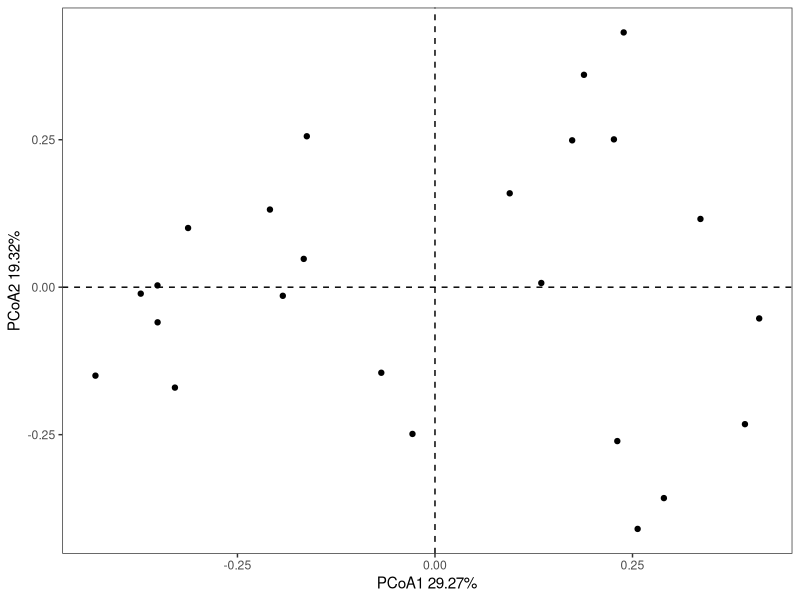
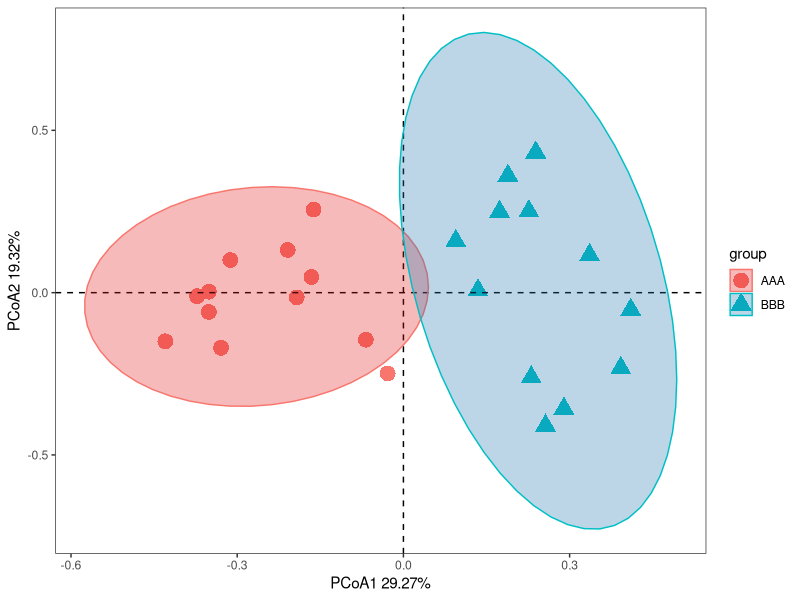

Source code (R) for these figures, in order:
library(vegan)
library(ggplot2)
library(ape)
# PCoA无分组，无置信椭圆
data("varespec")
df <- varespec
rownames(df) <- paste0("site",1:24)
bray_dist <- vegdist(df,method = "bray")
df.pcoa <- pcoa(bray_dist)

df.plot <- data.frame(df.pcoa$vectors)
x_label <- round(df.pcoa$values$Rel_corr_eig[1]*100,2)
y_label <- round(df.pcoa$values$Rel_corr_eig[2]*100,2)
ggplot(data=df.plot,aes(x=Axis.1,y=Axis.2))+
  geom_point()+
  theme_bw()+
  theme(panel.grid = element_blank())+
  geom_vline(xintercept = 0,lty="dashed")+
  geom_hline(yintercept = 0,lty="dashed")+
  labs(x=paste0("PCoA1 ",x_label,"%"),
       y=paste0("PCoA2 ",y_label,"%"))

# PCoA有分组，有置信椭圆
df.plot$group<-ifelse(df.plot$Axis.1<0,"AAA","BBB")
ggplot(data=df.plot,aes(x=Axis.1,y=Axis.2,
                        color=group,shape=group))+
  geom_point(size=5)+
  theme_bw()+
  theme(panel.grid = element_blank())+
  geom_vline(xintercept = 0,lty="dashed")+
  geom_hline(yintercept = 0,lty="dashed")+
  labs(x=paste0("PCoA1 ",x_label,"%"),
       y=paste0("PCoA2 ",y_label,"%"))+
  stat_ellipse(data=df.plot,
               geom = "polygon",
               aes(fill=group),
               alpha=0.3)+
  scale_fill_manual(values = c("#e31a1c","#1f78b4"))

# p <- p + scale_color_manual(values = mycol) +
  # labs(title = paste0("PERMANOVA ", "Pvalue: ", pval)) +
  # theme(
    # plot.title = element_text(hjust = 0.5, size = 20, face = "bold"),
    # legend.title = element_text(size = 20),
    # legend.text = element_text(size = 18),
    # axis.title.x = element_text(size = 20),
    # axis.title.y = element_text(size = 20),
    # axis.text.x = element_text(size = 18),
    # axis.text.y = element_text(size = 18),
    # panel.grid.major = element_blank(),
    # panel.grid.minor = element_blank()
  # )